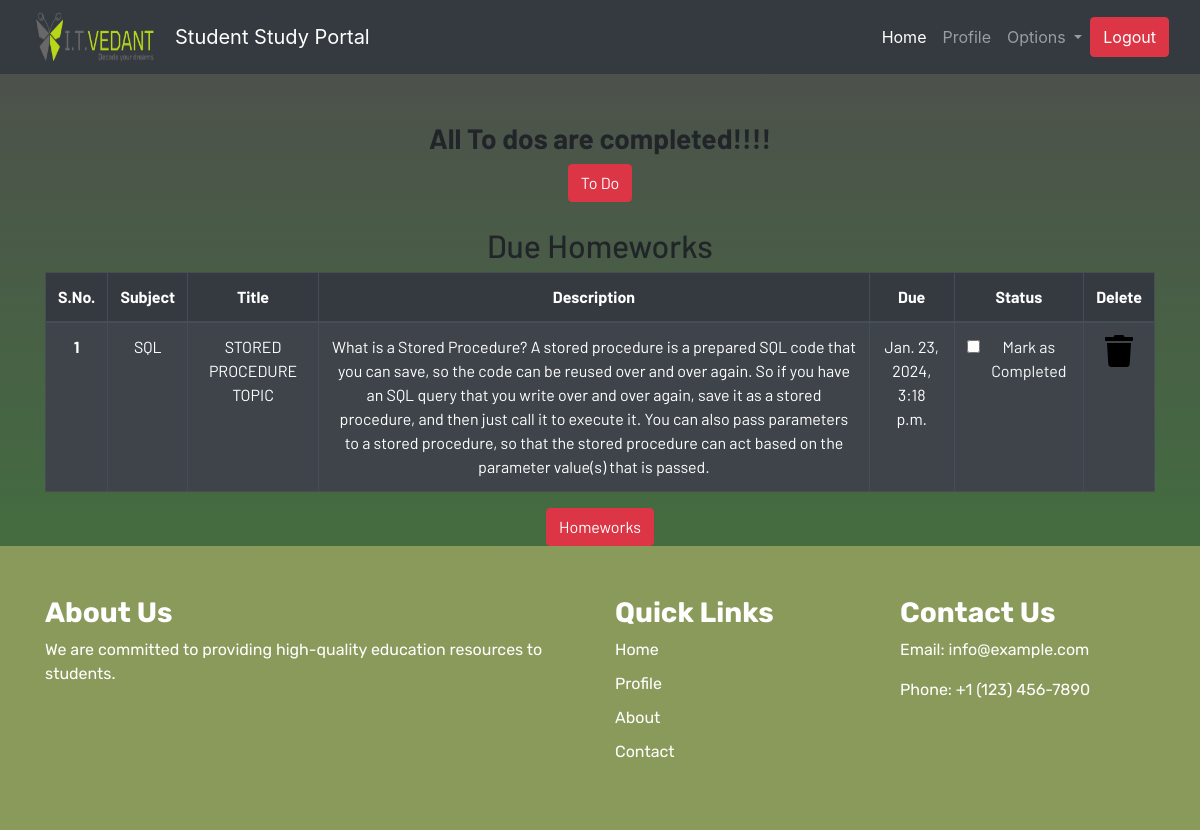
/profile/ (signed in), run on the app's committed database.
### dashboard/models.py (models this page shows, shortened)
class Homework(models.Model):
    user = models.ForeignKey(User,on_delete=models.CASCADE)
    subject = models.CharField(max_length=50)
    title = models.CharField(max_length=100)
    description = models.TextField()
    due = models.DateTimeField()
    is_finished = models.BooleanField(default=False)

### dashboard/views.py (the view)
# urls.py: path('profile/', dash_views.profile, name = 'profile'),
@login_required
def profile(request):
    homeworks = Homework.objects.filter(is_finished = False, user = request.user)
    todos = Todo.objects.filter(is_finished = False, user = request.user)
    if len(homeworks) == 0:
        homework_done = True
    else:
        homework_done = False
    if len(todos) == 0:
        todos_done = True
    else:
        todos_done = False
    context = {
        'homeworks' : homeworks,
        'todos' : todos,
        'homework_done' : homework_done,
        'todos_done' : todos_done
    }
    return render(request, 'dashboard/profile.html', context)

### dashboard/templates/dashboard/profile.html
{% extends 'base.html' %}
{% load static %}
{% load crispy_forms_tags%}
{% block content %}
<section class="text-center">
    <div class="container">
        {% if not todos_done %}
        <h2>Due ToDos</h2>
        <table class="table table-striped table-bordered table-hover table-dark">
            <thead>
                <tr>
                    <th scope="col">S.No.</th>
                    <th scope="col">Title</th>
                    <th scope="col">Status</th>
                    <th scope="col">Delete</th>
                </tr>
            </thead>
            <tbody>
                {% for todo in todos %}
                <tr>
                    <th scope="row">{{forloop.counter}}</th>
                    <td>{{todo.title}}</td>
                    <td>
                        <a href="{% url 'update-todo' todo.id %}">
                            <div class="form-check">
                                {% if todo.is_finished == True %}
                                <input class="form-check-input" type="checkbox" value="" checked>
                                {% else %}
                                <input class="form-check-input" type="checkbox" value="">
                                {% endif %}
                                <label class="form-check-label text-light" for="flexCheckDefault">
                                    Mark as Completed
                                </label>
                            </div>
                        </a>
                    </td>
                    <td><a href="{% url 'delete-todo' todo.id %}"><i class="fa fa-trash fa-2x"></i></a></td>
                </tr>
                {% endfor %}
            </tbody>
        </table>
        {% else %}
        <h3>All To dos are completed!!!!</h3>
        {% endif %}
        <a href="{% url 'todo' %}" class="btn btn-danger">To Do</a>
        <br><br>
        {% if not homework_done %}
        <h2>Due Homeworks</h2>
        <table class="table table-striped table-bordered table-hover table-dark">
            <thead>
                <tr>
                    <th scope="col">S.No.</th>
                    <th scope="col">Subject</th>
                    <th scope="col">Title</th>
                    <th scope="col">Description</th>
                    <th scope="col">Due</th>
                    <th scope="col">Status</th>
                    <th scope="col">Delete</th>
                </tr>
            </thead>
            <tbody>
                {% for homework in homeworks %}
                <tr>
                    <th scope="row">{{forloop.counter}}</th>
                    <td>{{homework.subject}}</td>
                    <td>{{homework.title}}</td>
                    <td>{{homework.description}}</td>
                    <td>{{homework.due}}</td>
                    <td>
                        <a href="{% url 'update-homework' homework.id %}">
                            <div class="form-check">
                                {% if homework.is_finished == True %}
                                <input class="form-check-input" type="checkbox" value="" checked>
                                {% else %}
                                <input class="form-check-input" type="checkbox" value="">
                                {% endif %}
                                <label class="form-check-label text-light" for="flexCheckDefault">
                                    Mark as Completed
                                </label>
                            </div>
                        </a>
                    </td>
                    <td><a href="{% url 'delete-homework' homework.id %}"><i class="fa fa-trash fa-2x"></i></a></td>
                </tr>
                {% endfor %}
            </tbody>
        </table>
        {% else %}
        <h3>All To homeworks are completed!!!!</h3>
        {% endif %}
        <a href="{% url 'homework' %}" class="btn btn-danger">Homeworks</a>
    </div>
</section>
{% endblock content %}

### static/css/main.css (style rules this page uses)
html { scroll-behavior: smooth; height: 100%; width: 100%; }
a { text-decoration: none !important; color: black; }
html, body { max-width: 100%; overflow-x: hidden; height: 100%; width: 100%; }
body { background: linear-gradient(rgb(78, 77, 77), rgb(62, 125, 57)); overflow-x: hidden; background-repeat: no-repeat; }
.fa { color: black; }
h3 { font-weight: bolder; font-size: x-large 5; }

### data on the page
Homework: subject "SQL", title "STORED PROCEDURE TOPIC", description "What is a Stored Procedure? A stored procedure is a prepared SQL code that you can save, so the code can be reused over and over again. So if you have an SQL query that you write over and over again, save it as a stored procedure, and then just call it to execute it. You can also pass parameters to a stored procedure, so that the stored procedure can act based on the parameter value(s) that is passed.", due "Jan. 23, 2024, 3:18 p.m."
